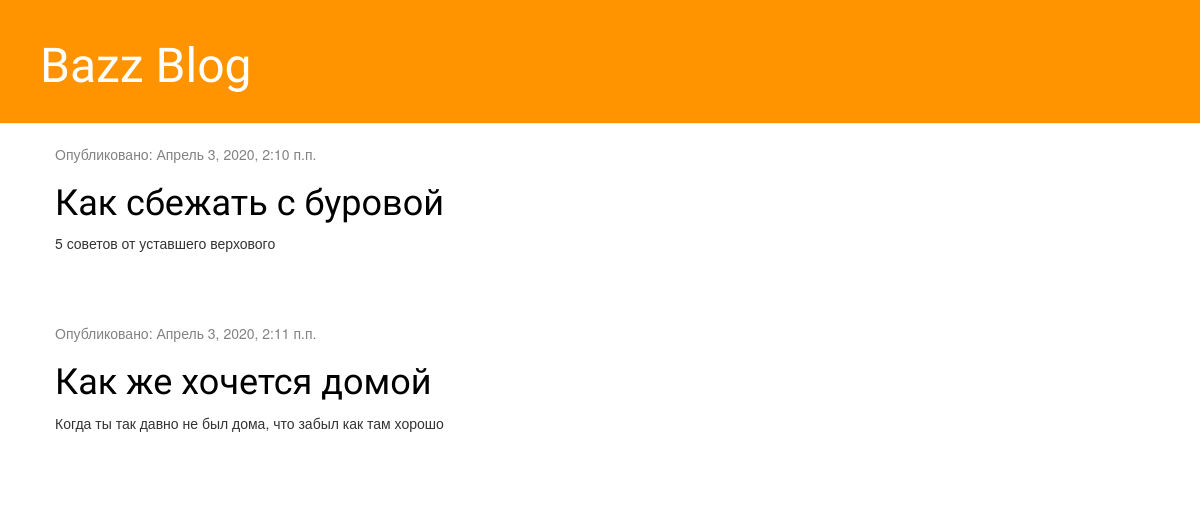
The app's page /, older data.
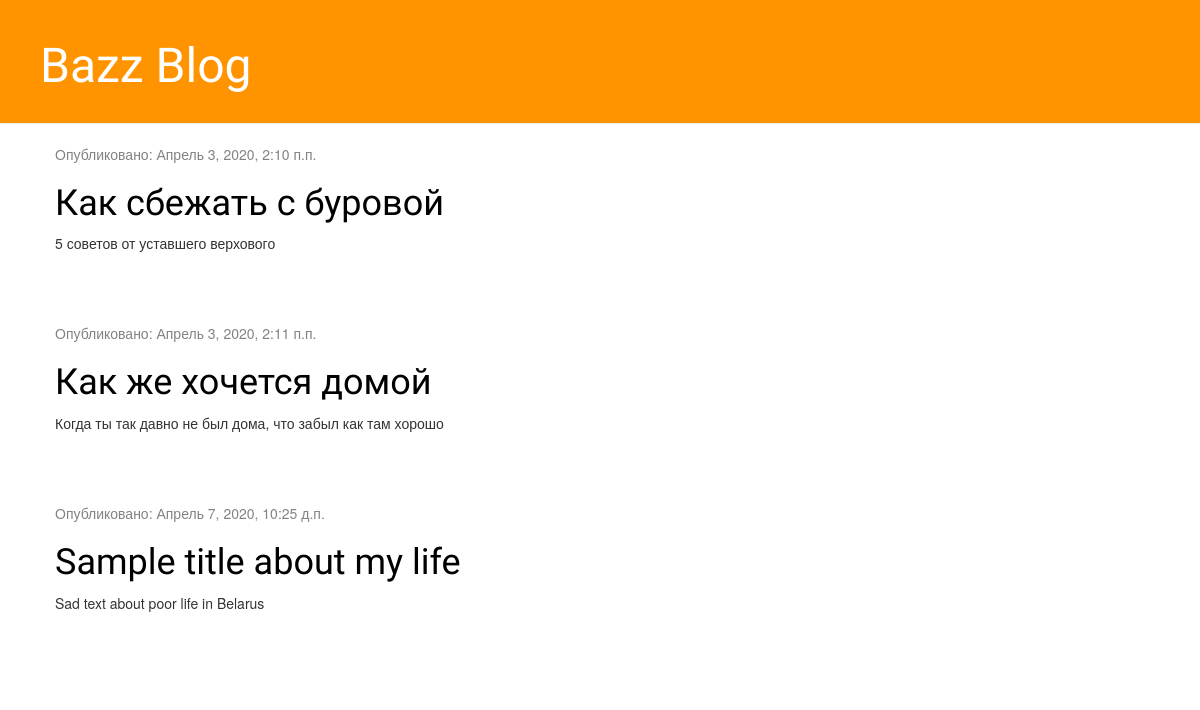
The same page, newer data.
### blog/models.py (models this page shows, shortened)
class Post(models.Model):
    author = models.ForeignKey(settings.AUTH_USER_MODEL, on_delete = models.CASCADE)
    title = models.CharField(max_length = 200)
    text = models.TextField()
    create_date = models.DateTimeField (default = timezone.now)
    published_date = models.DateTimeField (blank = True, null = True)

### blog/views.py (the view)
# urls.py: path('', views.post_list, name='post_list'),
def post_list(request):
        posts = Post.objects.filter(published_date__lte=timezone.now()).order_by('published_date')
        return render(request, 'blog/post_list.html', {'posts': posts})

### blog/templates/blog/post_list.html
{% extends 'blog/base.html' %}
{% block content %}
    {% for post in posts %}
        <div class="post">
        <div class="date">
            <p>Опубликовано: {{ post.published_date }}</p>
        </div>
        <h1><a href="{% url 'post_detail' pk=post.pk %}">{{ post.title }}</a></h1>
        <p>{{ post.text|linebreaksbr }}</p>
        </div>
    {% endfor %}
{% endblock %}

Row changes from the older to the newer data that the page shows:
added Post: published_date "Апрель 7, 2020, 10:25 д.п.", title "Sample title about my life", text "Sad text about poor life in Belarus"
